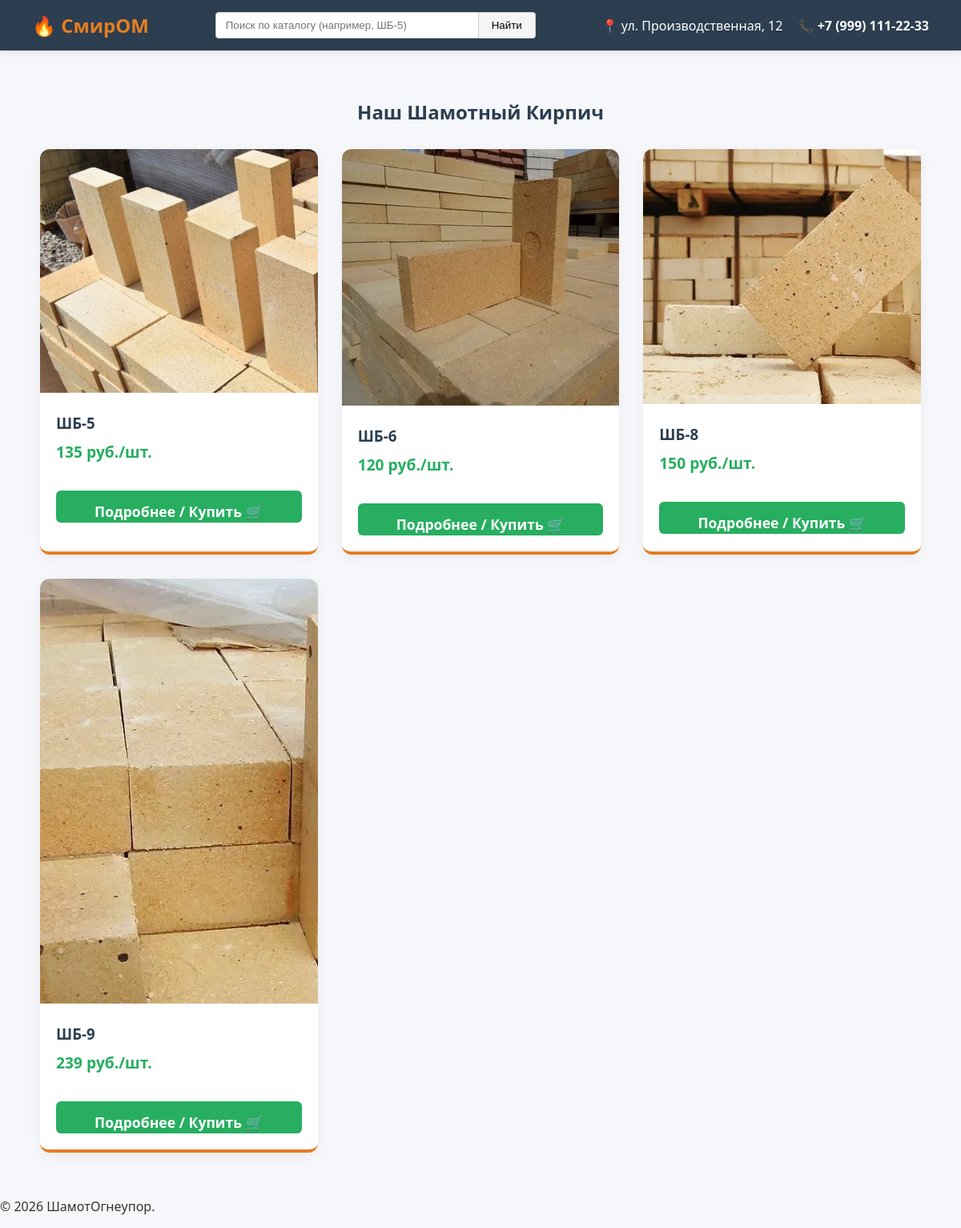
The app's page /search/ with its own data.
### catalog/models.py (models this page shows, shortened)
class Brick(models.Model):
    name = models.CharField(max_length=50)        # Название (например, ШБ-5)
    size = models.CharField(max_length=30)        # Размеры (например, 230х114х65 мм)
    price = models.IntegerField()                 # Цена (просто целое число)
    description = models.TextField()
    image = models.ImageField(upload_to='bricks_photos/', blank=True, null=True)
    mixture_per_brick = models.FloatField(default=0.4, verbose_name="Расход смеси на 1 шт (кг)")

### catalog/views.py (the view)
# urls.py: path('search/', views.search_view, name='search'),
def search_view(request):
    query = request.GET.get('q', '').strip()
    if query:
        matched_bricks = [b for b in Brick.objects.all() if query.lower() in b.name.lower()]
        if len(matched_bricks) == 1:
            return redirect('brick_detail', brick_id=matched_bricks[0].id)
        results = matched_bricks
    else:
        results = Brick.objects.all()
    return render(request, 'search_results.html', {'results': results, 'query': query})

### catalog/templates/search_results.html (shortened to what this page needs)
{% load static %}
<!DOCTYPE html>
<html lang="ru">
<head>
    <link rel="stylesheet" href="{% static 'catalog/style.css' %}?v=3">
</head>
<body>
    <header class="main-header">
        <div class="logo"><h1>🔥 СмирОМ</h1></div>
         <form action="{% url 'search' %}" method="get" class="search-form">
        <input type="text" name="q" placeholder="Поиск по каталогу (например, ШБ-5)" aria-label="Поиск товаров">
        <button type="submit">Найти</button>
    </form>
        <div class="header-contacts">
            <span>📍 ул. Производственная, 12</span>
            <a href="tel:+79991112233">📞 +7 (999) 111-22-33</a>
        </div>
    </header>
    <main class="container">
        <h2 class="page-title">Наш Шамотный Кирпич</h2>
        <div class="brick-grid">
            {% for brick in results %}
                <div class="brick-card">
                    <a href="{% url 'brick_detail' brick.id %}" class="brick-link">
                        {% if brick.image %}
                            <img src="{{ brick.image.url }}" alt="{{ brick.name }}">
                        {% else %}
                            <div style="height: 200px; background: #e2e8f0; display: flex; align-items: center; justify-content: center;">
                                Нет фото
                            </div>
                        {% endif %}
                        <div class="brick-card-info">
                            <h3>{{ brick.name }}</h3>
                            <div class="price">{{ brick.price }} руб./шт.</div>
                        </div>
                    </a>
                    <div style="padding: 0 20px 20px 20px;">
                        <a href="{% url 'brick_detail' brick.id %}" class="buy-btn">Подробнее / Купить 🛒</a>
                    </div>
                </div>
            {% empty %}
                <div class="no-results">
                    <h2>По вашему запросу "{{ query }}" ничего не найдено</h2>
                    <p>Попробуйте изменить формулировку или посмотрите весь каталог.</p>
                </div>
            {% endfor %}
        </div>
    </main>
    <footer class="main-footer"><p>© 2026 ШамотОгнеупор.</p></footer>
</body>
</html>

### catalog/catalog/static/catalog/style.css (style rules this page uses)
body { font-family: 'Segoe UI', Tahoma, Geneva, Verdana, sans-serif; margin: 0; padding: 0; background-color: #f5f7fa; color: #333; display: flex; flex-direction: column; min-height: 100vh; }
.main-header { background-color: #2c3e50; color: white; padding: 15px 40px; display: flex; justify-content: space-between; align-items: center; box-shadow: 0 2px 10px rgba(0,0,0,0.1); }
.logo h1 { margin: 0; font-size: 1.5rem; color: #e67e22; }
.header-contacts a { color: white; text-decoration: none; font-weight: bold; margin-left: 15px; }
.container { max-width: 1100px; margin: 40px auto; padding: 0 20px; flex: 1; }
.page-title { text-align: center; color: #2c3e50; margin-bottom: 30px; }
.brick-grid { display: grid !important; grid-template-columns: repeat(auto-fill, minmax(300px, 1fr)) !important; gap: 30px !important; }
.brick-card { background: white; border-radius: 12px; box-shadow: 0 4px 15px rgba(0,0,0,0.05); overflow: hidden; display: flex; flex-direction: column; transition: transform 0.2s; border-bottom: 4px solid #e67e22; }
.brick-link { text-decoration: none; color: inherit; }
.brick-card-info { padding: 20px; display: flex; flex-direction: column; flex: 1; }
.brick-card-info h3 { margin: 0 0 10px 0; color: #2c3e50; }
.price { font-weight: bold; color: #27ae60; font-size: 1.2em; margin-bottom: 15px; }
.buy-btn { background-color: #e67e22; color: white; border: none; padding: 12px; border-radius: 6px; cursor: pointer; font-weight: bold; width: 100%; transition: background 0.2s; text-align: center; text-decoration: none; display: block; box-sizing: border-box; }
.buy-btn { width: 100% !important; height: 40px !important; border: none !important; background: #27ae60 !important; color: white !important; border-radius: 6px !important; font-size: 0.95rem !important; font-weight: bold !important; cursor: pointer !important; }
.buy-btn { width: 100% !important; border: none !important; background: #27ae60 !important; color: white !important; padding: 14px !important; border-radius: 6px !important; font-size: 1.1rem !important; font-weight: bold !important; cursor: pointer !important; transition: background 0.2s !important; }
.container, main { display: block !important; }
.brick-grid { display: grid !important; grid-template-columns: repeat(3, 1fr) !important; gap: 30px !important; width: 100% !important; }
.search-form { display: flex; flex-grow: 1; max-width: 400px; margin: 0 20px; }
.search-form input { width: 100%; padding: 8px 12px; border: 1px solid #ccc; border-radius: 4px 0 0 4px; outline: none; box-sizing: border-box; }
.search-form button { padding: 8px 16px; border: 1px solid #ccc; border-left: none; border-radius: 0 4px 4px 0; background-color: #f5f5f5; cursor: pointer; }

### records on screen
Brick: image (picture), name "ШБ-5", price "135"
Brick: image (picture), name "ШБ-6", price "120"
Brick: image (picture), name "ШБ-8", price "150"
Brick: image (picture), name "ШБ-9", price "239"
